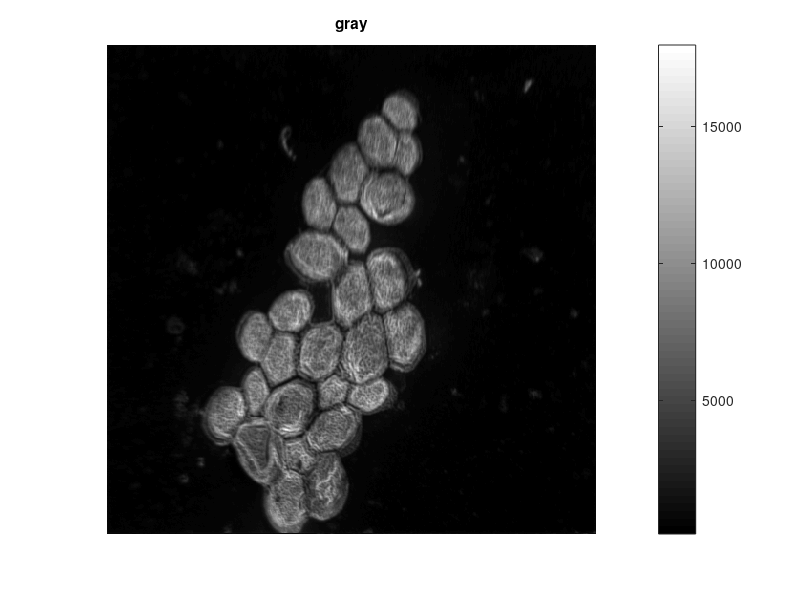
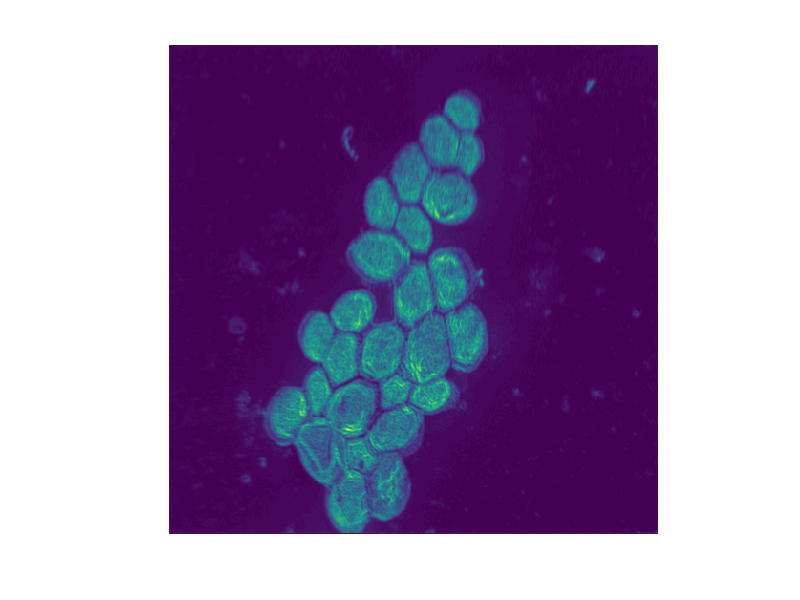

Reproduce these figures in MATLAB, in order. (Note: this script raises an error after producing the figures.)
data = load('example_nanosims_image.txt');
figure;imagesc(data);axis image;axis off;colormap('gray');colorbar;title('gray');
figure;imagesc(data);axis image;axis off;colormap('cividis');colorbar;title('cividis');
figure;imagesc(data);axis image;axis off;colormap('parula');colorbar;title('parula');
figure;imagesc(data);axis image;axis off;colormap('viridis');colorbar;title('viridis');
figure;imagesc(data);axis image;axis off;colormap('jet');colorbar;title('jet');
figure;imagesc(data);axis image;axis off;colormap('hot');colorbar;title('hot');
